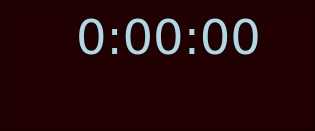
          <widget class="QFrame" name="m_lpDisplayBack">
           <property name="geometry">
            <rect>
             <x>175</x>
             <y>0</y>
             <width>315</width>
             <height>131</height>
            </rect>
           </property>
           <property name="palette">
            <palette>
             <active>
              <colorrole role="Base">
               <brush brushstyle="SolidPattern">
                <color alpha="255">
                 <red>255</red>
                 <green>255</green>
                 <blue>255</blue>
                </color>
               </brush>
              </colorrole>
              <colorrole role="Window">
               <brush brushstyle="SolidPattern">
                <color alpha="255">
                 <red>32</red>
                 <green>0</green>
                 <blue>0</blue>
                </color>
               </brush>
              </colorrole>
             </active>
             <inactive>
              <colorrole role="Base">
               <brush brushstyle="SolidPattern">
                <color alpha="255">
                 <red>255</red>
                 <green>255</green>
                 <blue>255</blue>
                </color>
               </brush>
              </colorrole>
              <colorrole role="Window">
               <brush brushstyle="SolidPattern">
                <color alpha="255">
                 <red>32</red>
                 <green>0</green>
                 <blue>0</blue>
                </color>
               </brush>
              </colorrole>
             </inactive>
             <disabled>
              <colorrole role="Base">
               <brush brushstyle="SolidPattern">
                <color alpha="255">
                 <red>32</red>
                 <green>0</green>
                 <blue>0</blue>
                </color>
               </brush>
              </colorrole>
              <colorrole role="Window">
               <brush brushstyle="SolidPattern">
                <color alpha="255">
                 <red>32</red>
                 <green>0</green>
                 <blue>0</blue>
                </color>
               </brush>
              </colorrole>
             </disabled>
            </palette>
           </property>
           <property name="autoFillBackground">
            <bool>true</bool>
           </property>
           <property name="frameShape">
            <enum>QFrame::StyledPanel</enum>
           </property>
           <property name="frameShadow">
            <enum>QFrame::Raised</enum>
           </property>
           <widget class="QLabel" name="m_lpDisplayTime">
            <property name="geometry">
             <rect>
              <x>60</x>
              <y>12</y>
              <width>201</width>
              <height>51</height>
             </rect>
            </property>
            <property name="palette">
             <palette>
              <active>
               <colorrole role="WindowText">
                <brush brushstyle="SolidPattern">
                 <color alpha="255">
                  <red>173</red>
                  <green>216</green>
                  <blue>230</blue>
                 </color>
                </brush>
               </colorrole>
              </active>
              <inactive>
               <colorrole role="WindowText">
                <brush brushstyle="SolidPattern">
                 <color alpha="255">
                  <red>173</red>
                  <green>216</green>
                  <blue>230</blue>
                 </color>
                </brush>
               </colorrole>
              </inactive>
              <disabled>
               <colorrole role="WindowText">
                <brush brushstyle="SolidPattern">
                 <color alpha="255">
                  <red>118</red>
                  <green>118</green>
                  <blue>117</blue>
                 </color>
                </brush>
               </colorrole>
              </disabled>
             </palette>
            </property>
            <property name="font">
             <font>
              <family>DejaVu Sans</family>
              <pointsize>36</pointsize>
             </font>
            </property>
            <property name="mouseTracking">
             <bool>true</bool>
            </property>
            <property name="autoFillBackground">
             <bool>false</bool>
            </property>
            <property name="text">
             <string>0:00:00</string>
            </property>
            <property name="alignment">
             <set>Qt::AlignRight|Qt::AlignTrailing|Qt::AlignVCenter</set>
            </property>
           </widget>
           <widget class="QLabel" name="m_lpDisplayTitle">
            <property name="geometry">
             <rect>
              <x>10</x>
              <y>110</y>
              <width>300</width>
              <height>20</height>
             </rect>
            </property>
            <property name="palette">
             <palette>
              <active>
               <colorrole role="WindowText">
                <brush brushstyle="SolidPattern">
                 <color alpha="255">
                  <red>190</red>
                  <green>190</green>
                  <blue>190</blue>
                 </color>
                </brush>
               </colorrole>
              </active>
              <inactive>
               <colorrole role="WindowText">
                <brush brushstyle="SolidPattern">
                 <color alpha="255">
                  <red>190</red>
                  <green>190</green>
                  <blue>190</blue>
                 </color>
                </brush>
               </colorrole>
              </inactive>
              <disabled>
               <colorrole role="WindowText">
                <brush brushstyle="SolidPattern">
                 <color alpha="255">
                  <red>118</red>
                  <green>118</green>
                  <blue>117</blue>
                 </color>
                </brush>
               </colorrole>
              </disabled>
             </palette>
            </property>
            <property name="font">
             <font>
              <family>DejaVu Sans</family>
              <pointsize>8</pointsize>
             </font>
            </property>
            <property name="text">
             <string/>
            </property>
           </widget>
           <widget class="QLabel" name="m_lpDisplayTrack">
            <property name="geometry">
             <rect>
              <x>5</x>
              <y>20</y>
              <width>81</width>
              <height>17</height>
             </rect>
            </property>
            <property name="palette">
             <palette>
              <active>
               <colorrole role="WindowText">
                <brush brushstyle="SolidPattern">
                 <color alpha="255">
                  <red>173</red>
                  <green>216</green>
                  <blue>230</blue>
                 </color>
                </brush>
               </colorrole>
              </active>
              <inactive>
               <colorrole role="WindowText">
                <brush brushstyle="SolidPattern">
                 <color alpha="255">
                  <red>173</red>
                  <green>216</green>
                  <blue>230</blue>
                 </color>
                </brush>
               </colorrole>
              </inactive>
              <disabled>
               <colorrole role="WindowText">
                <brush brushstyle="SolidPattern">
                 <color alpha="255">
                  <red>118</red>
                  <green>118</green>
                  <blue>117</blue>
                 </color>
                </brush>
               </colorrole>
              </disabled>
             </palette>
            </property>
            <property name="font">
             <font>
              <family>DejaVu Sans</family>
              <pointsize>8</pointsize>
             </font>
            </property>
            <property name="text">
             <string/>
            </property>
           </widget>
           <widget class="QLabel" name="m_lpDisplayMonoStereo">
            <property name="geometry">
             <rect>
              <x>5</x>
              <y>0</y>
              <width>60</width>
              <height>17</height>
             </rect>
            </property>
            <property name="palette">
             <palette>
              <active>
               <colorrole role="WindowText">
                <brush brushstyle="SolidPattern">
                 <color alpha="255">
                  <red>0</red>
                  <green>255</green>
                  <blue>0</blue>
                 </color>
                </brush>
               </colorrole>
              </active>
              <inactive>
               <colorrole role="WindowText">
                <brush brushstyle="SolidPattern">
                 <color alpha="255">
                  <red>0</red>
                  <green>255</green>
                  <blue>0</blue>
                 </color>
                </brush>
               </colorrole>
              </inactive>
              <disabled>
               <colorrole role="WindowText">
                <brush brushstyle="SolidPattern">
                 <color alpha="255">
                  <red>118</red>
                  <green>118</green>
                  <blue>117</blue>
                 </color>
                </brush>
               </colorrole>
              </disabled>
             </palette>
            </property>
            <property name="font">
             <font>
              <family>DejaVu Sans</family>
              <pointsize>7</pointsize>
             </font>
            </property>
            <property name="text">
             <string/>
            </property>
            <property name="alignment">
             <set>Qt::AlignLeading|Qt::AlignLeft|Qt::AlignVCenter</set>
            </property>
           </widget>
           <widget class="QLabel" name="m_lpDisplayBitrate">
            <property name="geometry">
             <rect>
              <x>140</x>
              <y>0</y>
              <width>60</width>
              <height>17</height>
             </rect>
            </property>
            <property name="palette">
             <palette>
              <active>
               <colorrole role="WindowText">
                <brush brushstyle="SolidPattern">
                 <color alpha="255">
                  <red>255</red>
                  <green>0</green>
                  <blue>0</blue>
                 </color>
                </brush>
               </colorrole>
              </active>
              <inactive>
               <colorrole role="WindowText">
                <brush brushstyle="SolidPattern">
                 <color alpha="255">
                  <red>255</red>
                  <green>0</green>
                  <blue>0</blue>
                 </color>
                </brush>
               </colorrole>
              </inactive>
              <disabled>
               <colorrole role="WindowText">
                <brush brushstyle="SolidPattern">
                 <color alpha="255">
                  <red>118</red>
                  <green>118</green>
                  <blue>117</blue>
                 </color>
                </brush>
               </colorrole>
              </disabled>
             </palette>
            </property>
            <property name="font">
             <font>
              <family>DejaVu Sans</family>
              <pointsize>7</pointsize>
             </font>
            </property>
            <property name="text">
             <string/>
            </property>
            <property name="alignment">
             <set>Qt::AlignCenter</set>
            </property>
           </widget>
           <widget class="QLabel" name="m_lpDisplaySamplerate">
            <property name="geometry">
             <rect>
              <x>250</x>
              <y>0</y>
              <width>60</width>
              <height>17</height>
             </rect>
            </property>
            <property name="palette">
             <palette>
              <active>
               <colorrole role="WindowText">
                <brush brushstyle="SolidPattern">
                 <color alpha="255">
                  <red>0</red>
                  <green>170</green>
                  <blue>255</blue>
                 </color>
                </brush>
               </colorrole>
              </active>
              <inactive>
               <colorrole role="WindowText">
                <brush brushstyle="SolidPattern">
                 <color alpha="255">
                  <red>0</red>
                  <green>170</green>
                  <blue>255</blue>
                 </color>
                </brush>
               </colorrole>
              </inactive>
              <disabled>
               <colorrole role="WindowText">
                <brush brushstyle="SolidPattern">
                 <color alpha="255">
                  <red>118</red>
                  <green>118</green>
                  <blue>117</blue>
                 </color>
                </brush>
               </colorrole>
              </disabled>
             </palette>
            </property>
            <property name="font">
             <font>
              <family>DejaVu Sans</family>
              <pointsize>7</pointsize>
             </font>
            </property>
            <property name="text">
             <string/>
            </property>
            <property name="alignment">
             <set>Qt::AlignRight|Qt::AlignTrailing|Qt::AlignVCenter</set>
            </property>
           </widget>
           <widget class="QLabel" name="m_lpDisplayAlbum">
            <property name="geometry">
             <rect>
              <x>10</x>
              <y>95</y>
              <width>300</width>
              <height>20</height>
             </rect>
            </property>
            <property name="palette">
             <palette>
              <active>
               <colorrole role="WindowText">
                <brush brushstyle="SolidPattern">
                 <color alpha="255">
                  <red>170</red>
                  <green>0</green>
                  <blue>255</blue>
                 </color>
                </brush>
               </colorrole>
              </active>
              <inactive>
               <colorrole role="WindowText">
                <brush brushstyle="SolidPattern">
                 <color alpha="255">
                  <red>170</red>
                  <green>0</green>
                  <blue>255</blue>
                 </color>
                </brush>
               </colorrole>
              </inactive>
              <disabled>
               <colorrole role="WindowText">
                <brush brushstyle="SolidPattern">
                 <color alpha="255">
                  <red>118</red>
                  <green>118</green>
                  <blue>117</blue>
                 </color>
                </brush>
               </colorrole>
              </disabled>
             </palette>
            </property>
            <property name="font">
             <font>
              <family>DejaVu Sans</family>
              <pointsize>8</pointsize>
             </font>
            </property>
            <property name="text">
             <string/>
            </property>
           </widget>
           <widget class="QLabel" name="m_lpDisplayArtist">
            <property name="geometry">
             <rect>
              <x>10</x>
              <y>80</y>
              <width>300</width>
              <height>20</height>
             </rect>
            </property>
            <property name="palette">
             <palette>
              <active>
               <colorrole role="WindowText">
                <brush brushstyle="SolidPattern">
                 <color alpha="255">
                  <red>255</red>
                  <green>255</green>
                  <blue>127</blue>
                 </color>
                </brush>
               </colorrole>
              </active>
              <inactive>
               <colorrole role="WindowText">
                <brush brushstyle="SolidPattern">
                 <color alpha="255">
                  <red>255</red>
                  <green>255</green>
                  <blue>127</blue>
                 </color>
                </brush>
               </colorrole>
              </inactive>
              <disabled>
               <colorrole role="WindowText">
                <brush brushstyle="SolidPattern">
                 <color alpha="255">
                  <red>118</red>
                  <green>118</green>
                  <blue>117</blue>
                 </color>
                </brush>
               </colorrole>
              </disabled>
             </palette>
            </property>
            <property name="font">
             <font>
              <family>DejaVu Sans</family>
              <pointsize>8</pointsize>
             </font>
            </property>
            <property name="text">
             <string/>
            </property>
           </widget>
           <widget class="QLabel" name="m_lpDisplayStatus">
            <property name="geometry">
             <rect>
              <x>5</x>
              <y>35</y>
              <width>81</width>
              <height>17</height>
             </rect>
            </property>
            <property name="palette">
             <palette>
              <active>
               <colorrole role="WindowText">
                <brush brushstyle="SolidPattern">
                 <color alpha="255">
                  <red>255</red>
                  <green>255</green>
                  <blue>127</blue>
                 </color>
                </brush>
               </colorrole>
              </active>
              <inactive>
               <colorrole role="WindowText">
                <brush brushstyle="SolidPattern">
                 <color alpha="255">
                  <red>255</red>
                  <green>255</green>
                  <blue>127</blue>
                 </color>
                </brush>
               </colorrole>
              </inactive>
              <disabled>
               <colorrole role="WindowText">
                <brush brushstyle="SolidPattern">
                 <color alpha="255">
                  <red>118</red>
                  <green>118</green>
                  <blue>117</blue>
                 </color>
                </brush>
               </colorrole>
              </disabled>
             </palette>
            </property>
            <property name="font">
             <font>
              <family>DejaVu Sans</family>
              <pointsize>8</pointsize>
             </font>
            </property>
            <property name="text">
             <string/>
            </property>
           </widget>
           <widget class="QLabel" name="m_lpDisplayCurrent">
            <property name="geometry">
             <rect>
              <x>265</x>
              <y>15</y>
              <width>45</width>
              <height>15</height>
             </rect>
            </property>
            <property name="palette">
             <palette>
              <active>
               <colorrole role="WindowText">
                <brush brushstyle="SolidPattern">
                 <color alpha="255">
                  <red>85</red>
                  <green>255</green>
                  <blue>0</blue>
                 </color>
                </brush>
               </colorrole>
              </active>
              <inactive>
               <colorrole role="WindowText">
                <brush brushstyle="SolidPattern">
                 <color alpha="255">
                  <red>85</red>
                  <green>255</green>
                  <blue>0</blue>
                 </color>
                </brush>
               </colorrole>
              </inactive>
              <disabled>
               <colorrole role="WindowText">
                <brush brushstyle="SolidPattern">
                 <color alpha="255">
                  <red>118</red>
                  <green>118</green>
                  <blue>117</blue>
                 </color>
                </brush>
               </colorrole>
              </disabled>
             </palette>
            </property>
            <property name="font">
             <font>
              <family>DejaVu Sans</family>
              <pointsize>7</pointsize>
             </font>
            </property>
            <property name="text">
             <string/>
            </property>
            <property name="alignment">
             <set>Qt::AlignLeading|Qt::AlignLeft|Qt::AlignVCenter</set>
            </property>
           </widget>
           <widget class="QLabel" name="m_lpDisplayRest">
            <property name="geometry">
             <rect>
              <x>265</x>
              <y>25</y>
              <width>45</width>
              <height>15</height>
             </rect>
            </property>
            <property name="palette">
             <palette>
              <active>
               <colorrole role="WindowText">
                <brush brushstyle="SolidPattern">
                 <color alpha="255">
                  <red>85</red>
                  <green>255</green>
                  <blue>0</blue>
                 </color>
                </brush>
               </colorrole>
              </active>
              <inactive>
               <colorrole role="WindowText">
                <brush brushstyle="SolidPattern">
                 <color alpha="255">
                  <red>85</red>
                  <green>255</green>
                  <blue>0</blue>
                 </color>
                </brush>
               </colorrole>
              </inactive>
              <disabled>
               <colorrole role="WindowText">
                <brush brushstyle="SolidPattern">
                 <color alpha="255">
                  <red>118</red>
                  <green>118</green>
                  <blue>117</blue>
                 </color>
                </brush>
               </colorrole>
              </disabled>
             </palette>
            </property>
            <property name="font">
             <font>
              <family>DejaVu Sans</family>
              <pointsize>7</pointsize>
             </font>
            </property>
            <property name="text">
             <string/>
            </property>
            <property name="alignment">
             <set>Qt::AlignLeading|Qt::AlignLeft|Qt::AlignVCenter</set>
            </property>
           </widget>
           <widget class="QLabel" name="m_lpDisplayTotal">
            <property name="geometry">
             <rect>
              <x>265</x>
              <y>35</y>
              <width>45</width>
              <height>15</height>
             </rect>
            </property>
            <property name="palette">
             <palette>
              <active>
               <colorrole role="WindowText">
                <brush brushstyle="SolidPattern">
                 <color alpha="255">
                  <red>85</red>
                  <green>255</green>
                  <blue>0</blue>
                 </color>
                </brush>
               </colorrole>
              </active>
              <inactive>
               <colorrole role="WindowText">
                <brush brushstyle="SolidPattern">
                 <color alpha="255">
                  <red>85</red>
                  <green>255</green>
                  <blue>0</blue>
                 </color>
                </brush>
               </colorrole>
              </inactive>
              <disabled>
               <colorrole role="WindowText">
                <brush brushstyle="SolidPattern">
                 <color alpha="255">
                  <red>118</red>
                  <green>118</green>
                  <blue>117</blue>
                 </color>
                </brush>
               </colorrole>
              </disabled>
             </palette>
            </property>
            <property name="font">
             <font>
              <family>DejaVu Sans</family>
              <pointsize>7</pointsize>
             </font>
            </property>
            <property name="text">
             <string/>
            </property>
            <property name="alignment">
             <set>Qt::AlignLeading|Qt::AlignLeft|Qt::AlignVCenter</set>
            </property>
           </widget>
          </widget>
